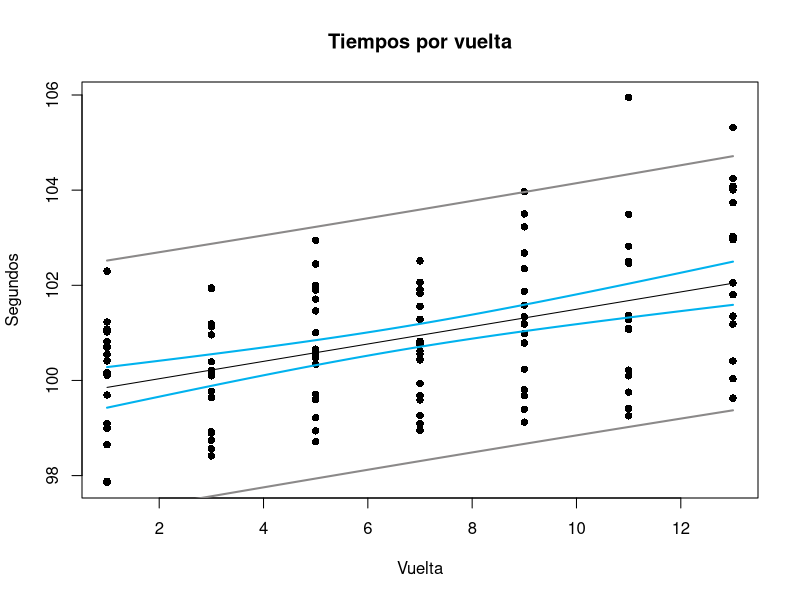
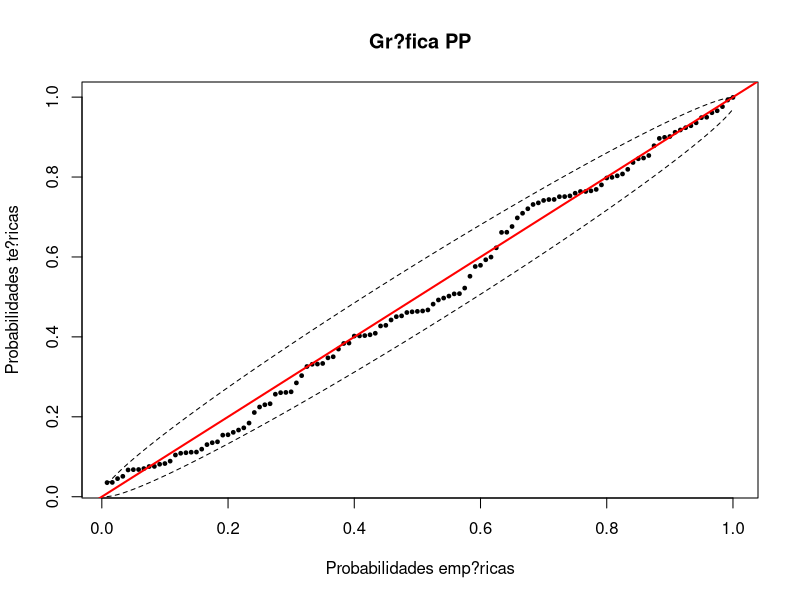
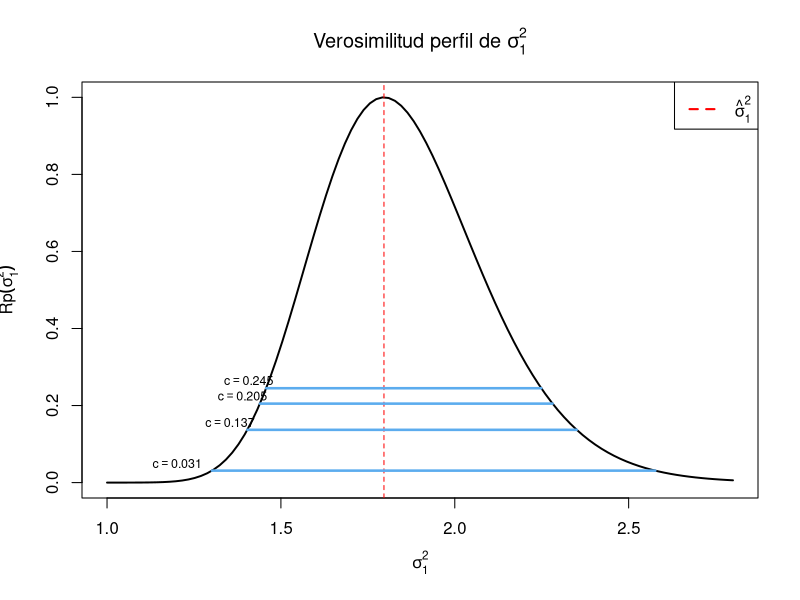
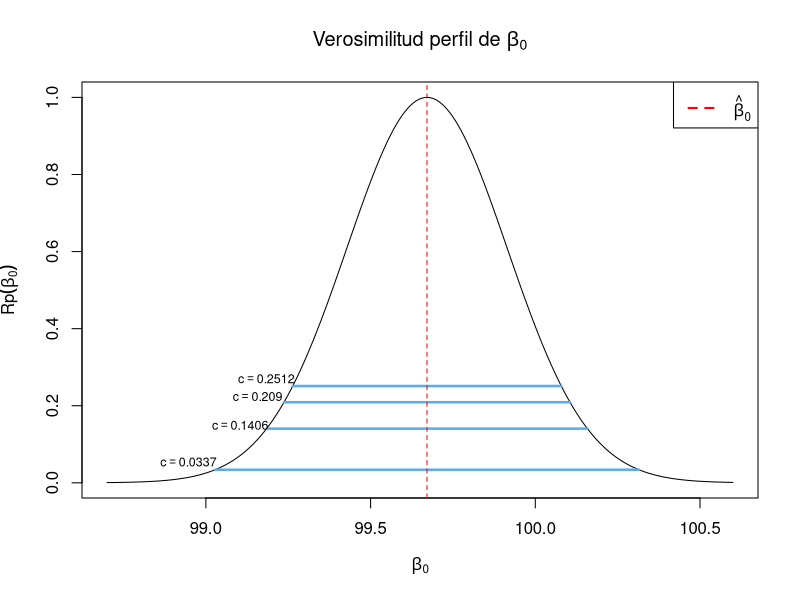
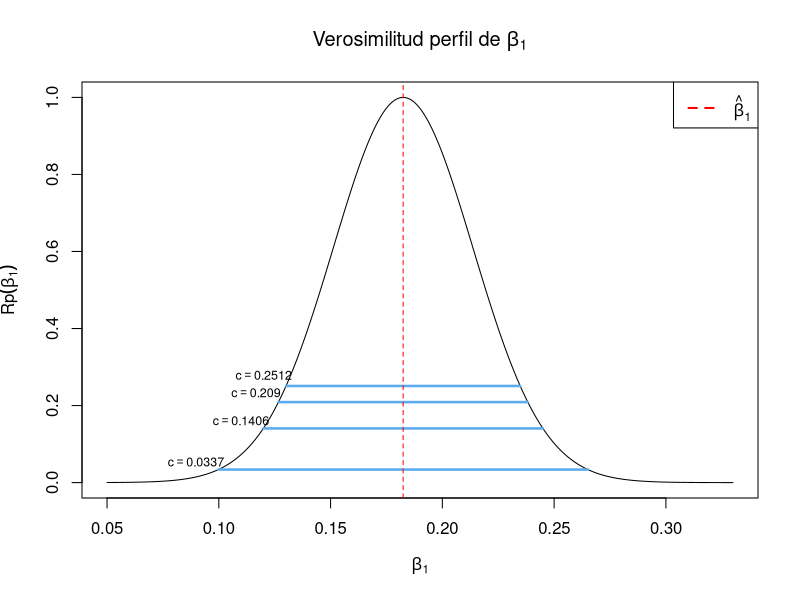

The R source for these figures, in order:
# FUNCIONES GENERALES--------------------------------------------

# Funcion para graficar los contornos de verosilitud relativa de (mu, sigma)
plotRelative<-function(l, aG, bG, xL, xR, yL, yR, levels, n, xlab = expression(paste(beta[0])),
                       ylab = expression(paste(beta[1])), main="Contornos de verosimilitud relativa"){
  x_vec = seq(from = xL, to = xR, length.out = n)
  y_vec = seq(from = yL, to = yR, length.out = n)
  R<-function(a, b){
    return(exp(l(a, b) - l(aG, bG)))
  }
  Rmat = matrix(nrow = n, ncol = n)
  for(i in 1:n){
    for(j in 1:n){
      Rmat[i, j] = R(x_vec[i], y_vec[j])
    }
  }
  contour(x_vec,y_vec,Rmat,level=levels,xlab=xlab,ylab=ylab,main=main)
}

# Funcion para grafica PP
pp_plot = function(X, ag, bg, confidence){
  Y = pnorm(sort(X), ag, bg)
  X = seq(1/(n+1), 1, length.out = n)
  # puntos de la muestra
  plot(X, Y,
       main = "Gr?fica PP",
       xlab = "Probabilidades emp?ricas",
       ylab = "Probabilidades te?ricas",
       pch = 19,
       cex = 0.5)
  # identidad
  abline(a = 0, b = 1, col = "red", lwd = 2)
  # bandas de confianza
  points(X, qbeta((1 - confidence)/2, 1:n, n + 1 - 1:n),
         type = "l",
         lty = 2)
  points(X, qbeta((1 + confidence)/2, 1:n, n + 1 - 1:n),
         type = "l",
         lty = 2)
}

# DATOS DEL PROBLEMA --------------------------------------------------------

# Tamano de la muestra observada
n <- 120

# Numero de vueltas
X <- c(1,1,1,1,1,1,1,1,1,1,1,1,1,1,1,1,1,1,
       3,3,3,3,3,3,3,3,3,3,3,3,3,3,3,3,3,3,
       5,5,5,5,5,5,5,5,5,5,5,5,5,5,5,5,5,5,
       7,7,7,7,7,7,7,7,7,7,7,7,7,7,7,7,7,7,
       9,9,9,9,9,9,9,9,9,9,9,9,9,9,9,9,9,9,
       11,11,11,11,11,11,11,11,11,11,11,11,11,11,11,11,
       13,13,13,13,13,13,13,13,13,13,13,13,13,13)

# Tiempos en segundos
Y <- c(97.853,97.880,98.649,99.092,99.002,100.817,98.993,100.412,99.694,100.169,100.111,100.722,100.548,101.229,100.697,101.077,101.019,102.298,
       98.414,98.566,98.923,98.741,98.892,101.127,99.642,100.097,99.772,100.158,100.209,101.163,101.126,100.393,100.958,101.189,101.931,101.947,
       98.712,98.940,99.594,99.218,99.707,101.003,100.338,100.658,99.605,100.474,100.558,102.447,101.708,101.461,100.611,101.995,101.897,102.945,
       98.951,99.092,99.588,99.264,99.682,101.287,100.555,100.823,99.934,100.433,100.782,102.512,101.561,100.620,100.754,101.912,101.827,102.065,
       99.123,99.392,99.682,99.806,101.581,100.788,101.195,101.873,100.236,100.981,100.992,103.969,103.500,101.339,101.182,103.228,102.350,102.678,
       99.256,99.410,100.097,99.754,101.073,101.370,100.215,101.347,101.094,105.949,102.505,101.281,101.096,102.821,102.462,103.492,
       99.629,102.050,103.029,100.035,103.736,104.244,100.409,104.005,104.080,101.185,101.352,102.959,101.803,105.315)

# Vector de 1's
Aux <- c(1,1,1,1,1,1,1,1,1,1,1,1,1,1,1,1,1,1,1,1,
         1,1,1,1,1,1,1,1,1,1,1,1,1,1,1,1,1,1,1,1,
         1,1,1,1,1,1,1,1,1,1,1,1,1,1,1,1,1,1,1,1,
         1,1,1,1,1,1,1,1,1,1,1,1,1,1,1,1,1,1,1,1,
         1,1,1,1,1,1,1,1,1,1,1,1,1,1,1,1,1,1,1,1,
         1,1,1,1,1,1,1,1,1,1,1,1,1,1,1,1,1,1,1,1)

# Coeficiente de correlacion de Pearson
cor(X, Y, method = "pearson")

PX <- sum(X) / n
PY <- sum(Y) / n

SXX <- sum(X^2) - n * (PX * PX)
SYY <- sum(Y^2) - n * (PY * PY)
SXY <- sum(X * Y) - n * PX * PY

RSS <- SYY - ((SXY * SXY) / SXX)

# Coeficiente de determinaci?n
R2 <- 1 - (RSS / SYY)

# Matriz de diseno
XX <- cbind(Aux, X)

# Matriz transpuesta
XXt <- rbind(Aux, X)

# Estimadores de maxima verosimilitud
b1g <- (n * sum(X*Y) - sum(X)*sum(Y)) / det(XXt %*% XX)
b0g <- (sum(Y) / n) - b1g * (sum(X) / n)
bg <- rbind(b0g, b1g)
sigmag <- (t(Y - XX %*% bg) %*% (Y - XX %*% bg)) / n

# Residuos observados
R <- Y - b0g - (b1g * X)

# Parametros asociados a los residuos con distribucion Normal
t1 <- sum(R)
t2 <- sum(R^2)
mg <- t1 / n
H <- t2 - (t1^2 / n)
sg <- sqrt(H / n)

# FUNCIONES EMVR's, VEROSIMILITUD, LOGVEROSIMILITUD (+RELATIVAS) -------------------------------

# Densidad (log) con todos los parametros
d1 <- function(b0,b1,sig){
  return(log(((1/(2*pi*sig))^(n/2)))+((-1/(2*sig))*sum((Y-b0-b1*X)^2)))
}

# Densidad (log) con sin b_0
d2 <- function(b1,sig){
  return(log(((1/(2*pi*sig))^(n/2)))+((-1/(2*sig))*sum((Y-b1*X)^2)))
}

# Emvr de beta1
emvrb1 <- function(beta0){
  return(((sum(X * Y) - beta0 * sum(X)) / (sum(X^2))))
}

# Emvr de beta0
emvrb0 <- function(beta1){
  return(((sum(Y) - beta1 * sum(X)) / n))
}

# Inversa del emvr de beta0
Iemvrb0 <- function(beta1){
  return((sum(Y) - n * beta1) / sum(X))
}

# Logverosimilitud perfil de beta_0
lpb0 <- function(beta0){
  return((-n/2)*log((sum((Y - beta0 - emvrb1(beta0)*X)^2)) / n) - n/2)
}

# Logverosimilitud perfil de beta_1
lpb1 <- function(beta1){
  return((-n/2)*log((sum((Y - emvrb0(beta1) - beta1*X)^2)) / n) - n/2)
}

# Variables auxiliares para la logverosimilitud perfil de sigma
a1 <- t(Y - (XX %*% bg))
a2 <- Y - (XX %*% bg)

# Logverosimilitud perfil de sigma
lps <- function(sigma){
  return((-n/2)*log(sigma) - ((1/(2*sigma))*(a1 %*% a2)))
}

# Verosimilitud perfil relativa de beta_0
Rpb0 <- function(beta0){
  return(exp(lpb0(beta0) - lpb0(b0g)))
}

# Verosimilitud perfil relativa de beta_1
Rpb1 <- function(beta1){
  return(exp(lpb1(beta1) - lpb1(b1g)))
}

# Verosimilitud perfil relativa de sigma
Rps <- function(sigma){
  return(exp(lps(sigma) - lps(sigmag)))
}

# Logverosimilitud de (beta0, beta1)
Blogver <- function(beta0, beta1){
  return((-n/2) * log((t(Y - XX %*% c(beta0, beta1)) %*% (Y - XX %*% c(beta0, beta1))) / n) - n/2)
}

# Logverosimilitud relativa de (beta0, beta1)
rlogver <- function(beta0, beta1){
  return(Blogver(beta0, beta1) - Blogver(b0g, b1g))
}

# AIC --------------------------------

# AIC completa
AIC1 <- (-2*d1(b0g,b1g,sigmag))+6

# AIC incompleta
AIC2 <- (-2*d2(b1g,sigmag))+4

# INTERVALOS DE CONFIANZA SIGMA CUADRADA (VARIANZA)------------------------------------------------------------------------------

# Funcion para obtener el la probabilidad de un nivel 
ints <- function(x){
  return(log(Rps(x)) - log(0.245))
}

i1 = uniroot(ints, c(1, 1.8))$root
i2 = uniroot(ints, c(1.8, 3))$root

p <- pchisq((n * sigmag)/ i1, 118, lower.tail = TRUE) - pchisq((n * sigmag) / i2, 118, lower.tail = TRUE)

# Tras probar con distintos valores de de c y ver la probabilidad correspondiente
# en a funci?n anterior, se lleg? que las c's son 0.245, 0.205, 0.137 y 0.031.

# Extremos del intervalo de verosimilitud de nivel c = 0.245
ints90 <- function(sigma){
  return(log(Rps(sigma)) - log(0.245))
}
uno90 = uniroot(ints90, c(0.0001, sigmag))$root
dos90 = uniroot(ints90, c(sigmag, 15*sigmag))$root

# Extremos del intervalo de verosimilitud de nivel c = 0.205
ints92 <- function(sigma){
  return(log(Rps(sigma)) - log(0.205))
}
uno92 = uniroot(ints92, c(0.0001, sigmag))$root
dos92 = uniroot(ints92, c(sigmag, 15*sigmag))$root

# Extremos del intervalo de verosimilitud de nivel c = 0.137
ints95 <- function(sigma){
  return(log(Rps(sigma)) - log(0.137))
}
uno95 = uniroot(ints95, c(0.0001, sigmag))$root
dos95 = uniroot(ints95, c(sigmag, 15*sigmag))$root

# Extremos del intervalo de verosimilitud de nivel c = 0.031
ints99 <- function(sigma){
  return(log(Rps(sigma)) - log(0.031))
}
uno99 = uniroot(ints99, c(0.0001, sigmag))$root
dos99 = uniroot(ints99, c(sigmag, 15*sigmag))$root

# INTERVALOS DE CONFIANZA BETA 0 -------------------------------------

# Extremos del intervalo de verosimilitud de nivel c
extgb0 <- function(c){
  ints <- function(beta){
    return(log(Rpb0(beta)) - log(c))
  }
  
  uno = uniroot(ints, c(b0g / 10, b0g))$root
  dos = uniroot(ints, c(b0g, b0g * 10))$root
  
  int <- c(uno, dos)
  
  return(int)
}

# Funcion para obtener c para 90%
gb090 <- function(c){
  ints <- function(beta){
    return(log(Rpb0(beta)) - log(c))
  }
  
  uno = uniroot(ints, c(b0g / 10, b0g))$root
  dos = uniroot(ints, c(b0g, b0g * 10))$root
  
  piv1 <- sqrt((n-2)/n) * (b0g - uno) * sqrt(det(XXt %*% XX) / (sigmag * sum(X^2)))
  piv2 <- sqrt((n-2)/n) * (b0g - dos) * sqrt(det(XXt %*% XX) / (sigmag * sum(X^2)))
  
  return(pt(piv1, n-2, lower.tail = TRUE) - pt(piv2, n-2, lower.tail = TRUE) - 0.90)
}

# Funcion para obtener c para 92%
gb092 <- function(c){
  ints <- function(beta){
    return(log(Rpb0(beta)) - log(c))
  }
  
  uno = uniroot(ints, c(b0g / 10, b0g))$root
  dos = uniroot(ints, c(b0g, b0g * 10))$root
  
  piv1 <- sqrt((n-2)/n) * (b0g - uno) * sqrt(det(XXt %*% XX) / (sigmag * sum(X^2)))
  piv2 <- sqrt((n-2)/n) * (b0g - dos) * sqrt(det(XXt %*% XX) / (sigmag * sum(X^2)))
  
  return(pt(piv1, n-2, lower.tail = TRUE) - pt(piv2, n-2, lower.tail = TRUE) - 0.92)
}

# Funcion para obtener c para 95%
gb095 <- function(c){
  ints <- function(beta){
    return(log(Rpb0(beta)) - log(c))
  }
  
  uno = uniroot(ints, c(b0g / 10, b0g))$root
  dos = uniroot(ints, c(b0g, b0g * 10))$root
  
  piv1 <- sqrt((n-2)/n) * (b0g - uno) * sqrt(det(XXt %*% XX) / (sigmag * sum(X^2)))
  piv2 <- sqrt((n-2)/n) * (b0g - dos) * sqrt(det(XXt %*% XX) / (sigmag * sum(X^2)))
  
  return(pt(piv1, n-2, lower.tail = TRUE) - pt(piv2, n-2, lower.tail = TRUE) - 0.95)
}

# Funcion para obtener c para 99%
gb099 <- function(c){
  ints <- function(beta){
    return(log(Rpb0(beta)) - log(c))
  }
  
  uno = uniroot(ints, c(b0g / 10, b0g))$root
  dos = uniroot(ints, c(b0g, b0g * 10))$root
  
  piv1 <- sqrt((n-2)/n) * (b0g - uno) * sqrt(det(XXt %*% XX) / (sigmag * sum(X^2)))
  piv2 <- sqrt((n-2)/n) * (b0g - dos) * sqrt(det(XXt %*% XX) / (sigmag * sum(X^2)))
  
  return(pt(piv1, n-2, lower.tail = TRUE) - pt(piv2, n-2, lower.tail = TRUE) - 0.99)
}

# Obtenemos las c's
c090 = uniroot(gb090, c(0.0001, 0.8))$root
c092 = uniroot(gb092, c(0.0001, 0.8))$root
c095 = uniroot(gb095, c(0.0001, 0.8))$root
c099 = uniroot(gb099, c(0.0001, 0.8))$root

# Obtenemos los intervalos correspondientes
ext090 = extgb0(c090)
ext092 = extgb0(c092)
ext095 = extgb0(c095)
ext099 = extgb0(c099)

# INTERVALOS DE CONFIANZA BETA 1 ------------------------------------

# Extremos del intervalo de verosimilitud de nivel c
extgb1 <- function(c){
  ints <- function(beta){
    return(log(Rpb1(beta)) - log(c))
  }
  
  uno = uniroot(ints, c(b1g / 10, b1g))$root
  dos = uniroot(ints, c(b1g, b1g * 10))$root
  
  int <- c(uno, dos)
  
  return(int)
}

# Funcion para obtener c para 90%
gb190 <- function(c){
  ints <- function(beta){
    return(log(Rpb1(beta)) - log(c))
  }
  
  uno = uniroot(ints, c(b1g / 10, b1g))$root
  dos = uniroot(ints, c(b1g, b1g * 10))$root
  
  piv1 <- sqrt((n-2)/n) * (b1g - uno) * sqrt(det(XXt %*% XX) / (n * sigmag))
  piv2 <- sqrt((n-2)/n) * (b1g - dos) * sqrt(det(XXt %*% XX) / (n * sigmag))
  
  return(pt(piv1, n-2, lower.tail = TRUE) - pt(piv2, n-2, lower.tail = TRUE) - 0.90)
}

# Funcion para obtener c para 92%
gb192 <- function(c){
  ints <- function(beta){
    return(log(Rpb1(beta)) - log(c))
  }
  
  uno = uniroot(ints, c(b1g / 10, b1g))$root
  dos = uniroot(ints, c(b1g, b1g * 10))$root
  
  piv1 <- sqrt((n-2)/n) * (b1g - uno) * sqrt(det(XXt %*% XX) / (n * sigmag))
  piv2 <- sqrt((n-2)/n) * (b1g - dos) * sqrt(det(XXt %*% XX) / (n * sigmag))
  
  return(pt(piv1, n-2, lower.tail = TRUE) - pt(piv2, n-2, lower.tail = TRUE) - 0.92)
}

# Funcion para obtener c para 95%
gb195 <- function(c){
  ints <- function(beta){
    return(log(Rpb1(beta)) - log(c))
  }
  
  uno = uniroot(ints, c(b1g / 10, b1g))$root
  dos = uniroot(ints, c(b1g, b1g * 10))$root
  
  piv1 <- sqrt((n-2)/n) * (b1g - uno) * sqrt(det(XXt %*% XX) / (n * sigmag))
  piv2 <- sqrt((n-2)/n) * (b1g - dos) * sqrt(det(XXt %*% XX) / (n * sigmag))
  
  return(pt(piv1, n-2, lower.tail = TRUE) - pt(piv2, n-2, lower.tail = TRUE) - 0.95)
}

# Funcion para obtener c para 99%
gb199 <- function(c){
  ints <- function(beta){
    return(log(Rpb1(beta)) - log(c))
  }
  
  uno = uniroot(ints, c(b1g / 10, b1g))$root
  dos = uniroot(ints, c(b1g, b1g * 10))$root
  
  piv1 <- sqrt((n-2)/n) * (b1g - uno) * sqrt(det(XXt %*% XX) / (n * sigmag))
  piv2 <- sqrt((n-2)/n) * (b1g - dos) * sqrt(det(XXt %*% XX) / (n * sigmag))
  
  return(pt(piv1, n-2, lower.tail = TRUE) - pt(piv2, n-2, lower.tail = TRUE) - 0.99)
}

# Obtenemos las c's
c190 = uniroot(gb190, c(0.0001, 0.8))$root
c192 = uniroot(gb192, c(0.0001, 0.8))$root
c195 = uniroot(gb195, c(0.0001, 0.8))$root
c199 = uniroot(gb199, c(0.0001, 0.8))$root

# Obtenemos los intervalos correspondientes
ext190 = extgb1(c190)
ext192 = extgb1(c192)
ext195 = extgb1(c195)
ext199 = extgb1(c199)

# GRAFICAS -----------------------------------------------------------

# Grafica de puntos, linea de regresion y bandas
bconf1 <- function(x){
  v <- matrix(nrow = 1, ncol = 2)
  v[,1] = 1
  v[,2] = x
  return(v %*% bg + qt(0.975, n - 2, lower.tail = T) * sqrt(sigmag * (v %*% solve(XXt %*% XX) %*% t(v))) * sqrt((n-2) / n))
}

bconf2 <- function(x){
  v <- matrix(nrow = 1, ncol = 2)
  v[,1] = 1
  v[,2] = x
  return(v %*% bg - qt(0.975, n - 2, lower.tail = T) * sqrt(sigmag * (v %*% solve(XXt %*% XX) %*% t(v))) * sqrt((n-2) / n))
}

bpred1 <- function(x){
  v <- matrix(nrow = 1, ncol = 2)
  v[,1] = 1
  v[,2] = x
  return(v %*% bg + qt(0.975, n - 2, lower.tail = T) * sqrt(sigmag * (1 + (v %*% solve(XXt %*% XX) %*% t(v)))) * sqrt((n-2) / n))
}

bpred2 <- function(x){
  v <- matrix(nrow = 1, ncol = 2)
  v[,1] = 1
  v[,2] = x
  return(v %*% bg - qt(0.975, n - 2, lower.tail = T) * sqrt(sigmag * (1 + (v %*% solve(XXt %*% XX) %*% t(v)))) * sqrt((n-2) / n))
}

# Grafica de puntos
y1 <- c()
x1 = seq(1, 13, length.out = 1000)
for(i in 1:1000){
  y1[i] = bconf1(x1[i])
}

y2 <- c()
x2 = seq(1, 13, length.out = 1000)
for(i in 1:1000){
  y2[i] = bconf2(x2[i])
}

y3 <- c()
x3 = seq(1, 13, length.out = 1000)
for(i in 1:1000){
  y3[i] = bpred1(x3[i])
}

y4 <- c()
x4 = seq(1, 13, length.out = 1000)
for(i in 1:1000){
  y4[i] = bpred2(x4[i])
}

# Recta regresion estimada
lineaF <- function(x){
  return ( b0g + b1g * x)
}
plot(X, Y, pch = 16, main = "Tiempos por vuelta", xlab = "Vuelta", ylab = "Segundos")
plot.function( x = function(t)lineaF(t), from = 1, to = 13 , add = TRUE)
lines(x1, y1, type = "l", col = "deepskyblue2", lwd = 2)
lines(x2, y2, type = "l", col = "deepskyblue2", lwd = 2)
lines(x3, y3, type = "l", col = "snow4", lwd = 2)
lines(x4, y4, type = "l", col = "snow4", lwd = 2)

# Grafica PP de residuos
pp_plot(R, mg, sg, 0.95)

# Grafica de verosimilitud perfil de sigma
plot.function(x = function(t) Rps(t),
              from = 1, #Rango
              to = 2.8, lwd = 1.9,
              col = "black",
              main = expression(paste("Verosimilitud perfil de ", sigma[1]^2)),
              ylab = expression(paste(Rp(sigma[1]^2))),
              xlab = expression(paste(sigma[1]^2)))
abline(v = sigmag, lty = 2, col = "red")
segments(x0 = uno90, y0 = 0.245, x1 = dos90, y1 = 0.245, col = "steelblue2", lwd = 2.5)
segments(x0 = uno92, y0 = 0.205, x1 = dos92, y1 = 0.205, col = "steelblue2", lwd = 2.5)
segments(x0 = uno95, y0 = 0.137, x1 = dos95, y1 = 0.137, col = "steelblue2", lwd = 2.5)
segments(x0 = uno99, y0 = 0.031, x1 = dos99, y1 = 0.031, col = "steelblue2", lwd = 2.5)
text(uno90-0.05, 0.245+0.02, expression(c == 0.245), cex = 0.75)
text(uno92-0.05, 0.205+0.02, expression(c == 0.205), cex = 0.75)
text(uno95-0.05, 0.137+0.02, expression(c == 0.137), cex = 0.75)
text(uno99-0.1, 0.031+0.02, expression(c == 0.031), cex = 0.75)
legend("topright", legend = expression(paste(hat(sigma)[1]^2)),
       lwd = 2, lty = 2, col = "red")

# Grafica de verosimilitud perfil de beta_0
y <- c()
x = seq(98.7, 100.6, length.out = 1000)
for(i in 1:1000){
  y[i] = Rpb0(x[i])
}
plot(x, y, type = "l", main = expression(paste("Verosimilitud perfil de ", beta[0])),
     ylab = expression(paste(Rp(beta[0]))),
     xlab = expression(paste(beta[0])))
segments(x0 = ext090[1], y0 = c090, x1 = ext090[2], y1 = c090, col = "steelblue2", lwd = 2.5)
segments(x0 = ext092[1], y0 = c092, x1 = ext092[2], y1 = c092, col = "steelblue2", lwd = 2.5)
segments(x0 = ext095[1], y0 = c095, x1 = ext095[2], y1 = c095, col = "steelblue2", lwd = 2.5)
segments(x0 = ext099[1], y0 = c099, x1 = ext099[2], y1 = c099, col = "steelblue2", lwd = 2.5)
abline(v = b0g, lty = 2, col = "red")
legend("topright", legend = expression(paste(hat(beta)[0])),
       lwd = 2, lty = 2, col = "red")
text(ext090[1]-0.08, c090+0.02, expression(c == 0.2512), cex = 0.75)
text(ext092[1]-0.08, c092+0.015, expression(c == 0.2090), cex = 0.75)
text(ext095[1]-0.08, c095+0.01, expression(c == 0.1406), cex = 0.75)
text(ext099[1]-0.08, c099+0.02, expression(c == 0.0337), cex = 0.75)



# Grafica de verosimilitud perfil de beta_1
y <- c()
x = seq(0.05, 0.33, length.out = 1000)
for(i in 1:1000){
  y[i] = Rpb1(x[i])
}
plot(x, y, type = "l", main = expression(paste("Verosimilitud perfil de ", beta[1])),
     ylab = expression(paste(Rp(beta[1]))),
     xlab = expression(paste(beta[1])))
segments(x0 = ext190[1], y0 = c190, x1 = ext190[2], y1 = c190, col = "steelblue2", lwd = 2.5)
segments(x0 = ext192[1], y0 = c192, x1 = ext192[2], y1 = c192, col = "steelblue2", lwd = 2.5)
segments(x0 = ext195[1], y0 = c195, x1 = ext195[2], y1 = c195, col = "steelblue2", lwd = 2.5)
segments(x0 = ext199[1], y0 = c199, x1 = ext199[2], y1 = c199, col = "steelblue2", lwd = 2.5)
abline(v = b1g, lty = 2, col = "red")
legend("topright", legend = expression(paste(hat(beta)[1])),
       lwd = 2, lty = 2, col = "red")
text(ext190[1]-0.01, c190+0.029, expression(c == 0.2512), cex = 0.75)
text(ext192[1]-0.01, c192+0.024, expression(c == 0.2090), cex = 0.75)
text(ext195[1]-0.01, c195+0.021, expression(c == 0.1406), cex = 0.75)
text(ext199[1]-0.01, c199+0.02, expression(c == 0.0337), cex = 0.75)

q11 = XX[1,] %*% bg + qt(0.975, n - 2, T) * sqrt(sigmag * (XX[1,] %*% solve(XXt %*% XX) %*% XX[1,])) * sqrt((n-2) / n)
q12 = XX[1,] %*% bg - qt(0.975, n - 2, T) * sqrt(sigmag * (XX[1,] %*% solve(XXt %*% XX) %*% XX[1,])) * sqrt((n-2) / n)

q21 = XX[1,] %*% bg + qt(0.975, n - 2, T) * sqrt(sigmag * (1 + (XX[1,] %*% solve(XXt %*% XX) %*% XX[1,]))) * sqrt((n-2) / n)
q22 = XX[1,] %*% bg - qt(0.975, n - 2, T) * sqrt(sigmag * (1 + (XX[1,] %*% solve(XXt %*% XX) %*% XX[1,]))) * sqrt((n-2) / n)


# Contornos de la funcion de verosimilitud de (mu, sigma)
#plotRelative(rlogver, b0g, b1g, 98.7, 100.6, 0.05, 0.33, c(0.01, 0.05, 0.10), 1000)
#plot.function(x = function(t) emvrb1(t),
#              from = 98.3, #Rango
#              to = 100.8, lwd = 1.5,
#              col = "blue",
#              add = T)
#plot.function(x = function(t) Iemvrb0(t),
#              from = 98.3, #Rango
#              to = 100.8, lwd = 1.5,
#              col = "blue",
#              add = T)
#points(b0g, b1g, type = "p", pch = 8, col = "red")
#segments(x0 = ext095[1], y0 = 0, x1 = ext095[1], y1 = 1, col = "grey", lwd = 1.5, lty = 2)
#segments(x0 = ext095[2], y0 = 0, x1 = ext095[2], y1 = 1, col = "grey", lwd = 1.5, lty = 2)
#segments(x0 = 92, y0 = ext195[1], x1 = 105, y1 = ext195[1], col = "grey", lwd = 1.5, lty = 2)
#segments(x0 = 92, y0 = ext195[2], x1 = 105, y1 = ext195[2], col = "grey", lwd = 1.5, lty = 2)
#legend("topright", legend=expression(paste("(", hat(beta)[0],"," ,hat(beta)[1],")")),
#       pch = 8, col = "red")